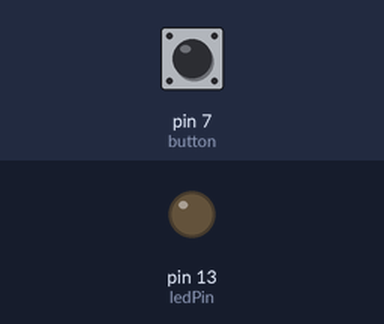
Bench run of a sketch on a simulated Arduino Uno, built with avr-gcc and run on an emulated ATmega328P. On the bench: output pins drawn as LEDs (lit = HIGH). The inputs (shaded band) are chosen by the test bench; at power-on: pin 7 (button) LOW.

Above: at 1.2 s.
1.3 s: pin 7 (button) pulled HIGH for 0.15 s
At 1.37 s:
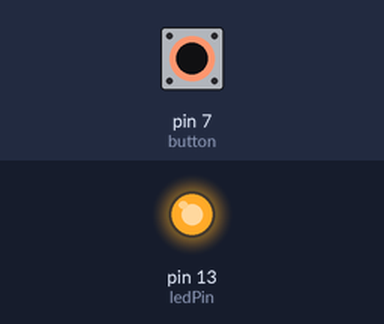
2.9 s: pin 7 (button) pulled HIGH for 3.2 s
At 6.7 s:
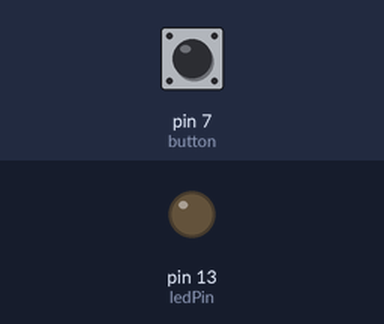
Timing chart, 0 to 8.2 s (numbered marks = the images above; inputs shaded):
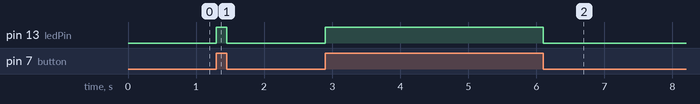

The sketch:

prak3.ino
```cpp
//Praktikum 3 - Digital Read Push Button

int ledPin = 13;
int button = 7;

void setup() {
  pinMode(ledPin, OUTPUT);
  pinMode(button, INPUT);

}

void loop() {
  int val = digitalRead(button);
  if( val == HIGH ){
    digitalWrite(ledPin, HIGH);
  } else {
    digitalWrite(ledPin, LOW);
  }
}
```

Measured:
- after the input at 1.3 s, pin 13 (ledPin): LOW → HIGH at once, → LOW 0.15 s later
- after the input at 2.9 s, pin 13 (ledPin): LOW → HIGH at once, → LOW 3.2 s later
